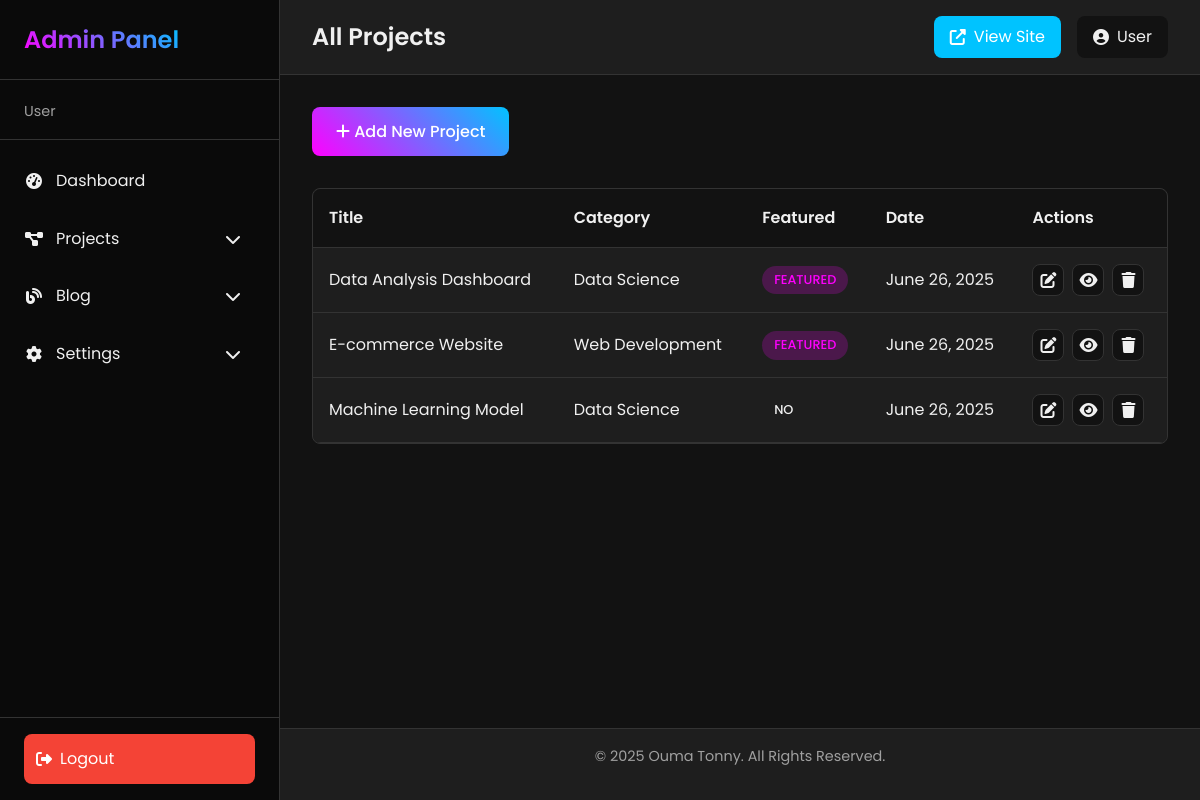
The app's page /admin/projects/list.php (signed in) with its own data.
### tables this page shows
CREATE TABLE IF NOT EXISTS projects (
    id INT AUTO_INCREMENT PRIMARY KEY,
    title VARCHAR(100) NOT NULL,
    slug VARCHAR(100) NOT NULL UNIQUE,
    description TEXT,
    content LONGTEXT,
    featured_image VARCHAR(255),
    video_url VARCHAR(255),
    dashboard_url VARCHAR(255),
    github_url VARCHAR(255),
    tags VARCHAR(255),
    category VARCHAR(50),
    is_featured BOOLEAN DEFAULT FALSE,
    created_at TIMESTAMP DEFAULT CURRENT_TIMESTAMP,
    updated_at TIMESTAMP DEFAULT CURRENT_TIMESTAMP ON UPDATE CURRENT_TIMESTAMP,
    
    INDEX idx_slug (slug),
    INDEX idx_category (category),
    INDEX idx_featured (is_featured),
    INDEX idx_created (created_at)
);

### includes/db.php (called while the page is built, shortened)
<?php
class Database {
    private $conn;
    private static $instance = null;
    private function __construct() {
        try {
            $this->conn = new PDO(
                "mysql:host=" . DB_HOST . ";dbname=" . DB_NAME,
                DB_USER,
                DB_PASS,
                array(PDO::MYSQL_ATTR_INIT_COMMAND => "SET NAMES 'utf8'")
            );
            $this->conn->setAttribute(PDO::ATTR_ERRMODE, PDO::ERRMODE_EXCEPTION);
            $this->conn->setAttribute(PDO::ATTR_DEFAULT_FETCH_MODE, PDO::FETCH_ASSOC);
        } catch(PDOException $e) {
            echo "Connection Error: " . $e->getMessage();
            exit;
        }
    }
    public static function getInstance() {
        if (self::$instance == null) {
            self::$instance = new Database();
        }
        return self::$instance;
    }
    public function query($sql, $params = []) {
        try {
            $stmt = $this->conn->prepare($sql);
            $stmt->execute();
            return $stmt;
        } catch(PDOException $e) {
            echo "Query Error: " . $e->getMessage();
            return false;
        }
    }
    public function fetchAll($sql, $params = []) {
        $stmt = $this->query($sql, $params);
        return $stmt ? $stmt->fetchAll() : false;
    }
}

### includes/functions.php (called while the page is built, shortened)
<?php
require_once 'db.php';
function formatDate($date, $format = 'F j, Y') {
    return date($format, strtotime($date));
}
function generateCSRFToken() {
    return $_SESSION['csrf_token'];
}
?>

### admin/projects/list.php (the view, shortened to what this page needs)
<?php
require_once '../../includes/functions.php';
$db = Database::getInstance();
$projects = $db->fetchAll("SELECT * FROM projects ORDER BY created_at DESC");
include '../includes/admin-header.php';
?>
<div class="admin-actions">
    <a href="/admin/projects/add.php" class="btn btn-primary">
        <i class="fas fa-plus"></i> Add New Project
    </a>
</div>
<div class="admin-table-container">
    <?php if ($projects): ?>
        <table class="admin-table">
            <thead>
                <tr>
                    <th>Title</th>
                    <th>Category</th>
                    <th>Featured</th>
                    <th>Date</th>
                    <th>Actions</th>
                </tr>
            </thead>
            <tbody>
                <?php foreach ($projects as $project): ?>
                    <tr>
                        <td><?php echo $project['title']; ?></td>
                        <td><?php echo $project['category'] ?: 'Uncategorized'; ?></td>
                        <td>
                            <?php if ($project['is_featured']): ?>
                                <span class="status-badge featured">Featured</span>
                            <?php else: ?>
                                <span class="status-badge">No</span>
                            <?php endif; ?>
                        </td>
                        <td><?php echo formatDate($project['created_at']); ?></td>
                        <td class="actions">
                            <a href="/admin/projects/edit.php?id=<?php echo $project['id']; ?>" class="btn-icon" title="Edit">
                                <i class="fas fa-edit"></i>
                            </a>
                            <a href="/portfolio/view.php?slug=<?php echo $project['slug']; ?>" class="btn-icon" title="View" target="_blank">
                                <i class="fas fa-eye"></i>
                            </a>
                            <a href="/admin/projects/delete.php?id=<?php echo $project['id']; ?>&csrf_token=<?php echo generateCSRFToken(); ?>" class="btn-icon delete-btn" title="Delete" data-confirm="Are you sure you want to delete this project?">
                                <i class="fas fa-trash"></i>
                            </a>
                        </td>
                    </tr>
                <?php endforeach; ?>
            </tbody>
        </table>
    <?php else: ?>
        <div class="no-items">
            <p>No projects found. <a href="/admin/projects/add.php">Add your first project</a>.</p>
        </div>
    <?php endif; ?>
</div>
<?php include '../includes/admin-footer.php'; ?>

### assets/css/style.css (style rules this page uses)
:root { --primary-color: #ff00ff; --primary-hover: #e100e1; --secondary-color: #00c3ff; --secondary-hover: #00a8e0; --text-color: #f0f0f0; --text-muted: #a0a0a0; --bg-color: #121212; --bg-card: #1e1e1e; --bg-card-hover: #2a2a2a; --border-color: #333333; --success-color: #4caf50; --error-color: #f44336; --warning-color: #ff9800; --info-color: #2196f3; --font-family: "Poppins", sans-serif; --transition-speed: 0.3s; --box-shadow: 0 4px 6px rgba(0, 0, 0, 0.1); --border-radius: 8px; --container-width: 1200px; }
* { margin: 0; padding: 0; box-sizing: border-box; }
html { scroll-behavior: smooth; }
body { font-family: var(--font-family); font-size: 16px; line-height: 1.6; color: var(--text-color); background-color: var(--bg-color); overflow-x: hidden; }
a { color: var(--secondary-color); text-decoration: none; transition: color var(--transition-speed) ease; }
.btn { display: inline-block; padding: 0.75rem 1.5rem; border-radius: var(--border-radius); font-weight: 500; text-align: center; cursor: pointer; transition: all var(--transition-speed) ease; border: none; outline: none; }
.btn-primary { background: linear-gradient(45deg, var(--primary-color), var(--secondary-color)); color: #fff; }
.btn-icon { display: inline-flex; align-items: center; justify-content: center; width: 32px; height: 32px; padding: 0; border-radius: 50%; background: var(--bg-card); color: var(--text-color); transition: all var(--transition-speed) ease; border: 1px solid var(--border-color); }
.btn-icon { display: inline-flex; align-items: center; justify-content: center; width: 32px; height: 32px; padding: 0; border-radius: 50%; background: var(--bg-card); color: var(--text-color); transition: all 0.3s ease; }

### assets/css/dark-theme.css (style rules this page uses)
.dark-theme { --primary-color: #ff00ff; --primary-hover: #e100e1; --secondary-color: #00c3ff; --secondary-hover: #00a8e0; --text-color: #f0f0f0; --text-muted: #a0a0a0; --bg-color: #121212; --bg-card: #1e1e1e; --bg-card-hover: #2a2a2a; --border-color: #333333; --success-color: #4caf50; --error-color: #f44336; --warning-color: #ff9800; --info-color: #2196f3; }
table { width: 100%; border-collapse: collapse; background-color: var(--bg-card); border-radius: var(--border-radius); overflow: hidden; }
th, td { padding: 0.75rem; text-align: left; border-bottom: 1px solid var(--border-color); }
th { background-color: var(--bg-color); font-weight: 600; }
.status-badge { display: inline-block; padding: 0.25rem 0.75rem; border-radius: 20px; font-size: 0.8rem; font-weight: 500; text-transform: uppercase; }
.status-badge.featured { background-color: rgba(255, 0, 255, 0.2); color: var(--primary-color); }

### assets/css/admin.css (style rules this page uses)
.admin-panel { background-color: var(--bg-color); color: var(--text-color); }
.admin-table-container { background-color: var(--bg-card); border: 1px solid var(--border-color); border-radius: var(--border-radius); overflow: hidden; margin-bottom: 2rem; }
.admin-table { width: 100%; border-collapse: collapse; margin: 0; }
.admin-table th { background-color: var(--bg-color); padding: 1rem; text-align: left; font-weight: 600; border-bottom: 1px solid var(--border-color); }
.admin-table td { padding: 1rem; border-bottom: 1px solid var(--border-color); }
.admin-table .actions { display: flex; gap: 0.5rem; }
.btn-icon { display: inline-flex; align-items: center; justify-content: center; width: 32px; height: 32px; border-radius: var(--border-radius); background-color: var(--bg-color); color: var(--text-color); transition: all var(--transition-speed) ease; }
.admin-actions { display: flex; justify-content: space-between; align-items: center; margin-bottom: 2rem; }

### records on screen
projects: title "Data Analysis Dashboard", category "Data Science", is_featured "FEATURED", created_at "June 26, 2025"
projects: title "E-commerce Website", category "Web Development", is_featured "FEATURED", created_at "June 26, 2025"
projects: title "Machine Learning Model", category "Data Science", is_featured "NO", created_at "June 26, 2025"

### other values on screen
escapeHTML($userInfo['role'] ?? 'User') "User"
$pageTitle "All Projects"
escapeHTML($userInfo['username'] ?? 'User') "User"
